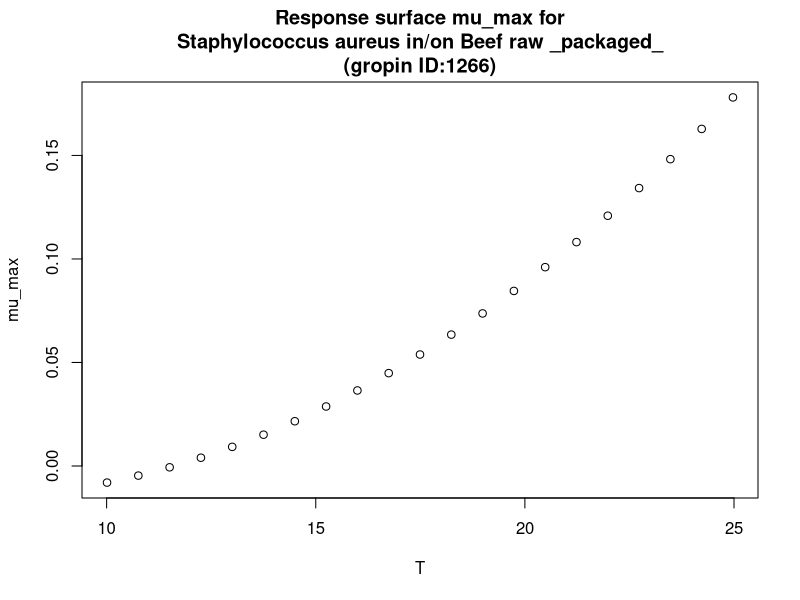

Recreate this plot in R.
#############################
# start of Parameter script
#############################
T <- seq(10.01,24.975024975025,length.out=21)
#############################
# end of Parameter script
#############################
############################# 
# start of Model script Gropin ID 1266 
#############################
 
# constant coefficients for this model
 
variables <- data.frame(T)
argumentsPar <- expand.grid(variables)
 
# heart of the model
response_surface <- function(T) {
   mumax <-0.006696-0.007041*T+0.0005566*T^2

return(mumax=mumax)
} 

# output parameters
mumax <- cbind(argumentsPar,response_surface(argumentsPar['T']))
colnames(mumax) <- c(colnames(argumentsPar),'mumax')
#############################
# End of Model script
#############################
############################# 
# start of Visualisation script Gropin ID 1266 
#############################
plot(T,mumax$mumax,
                          xlab='T',
                          ylab='mu_max',main='Response surface mu_max for
Staphylococcus aureus in/on Beef raw _packaged_
(gropin ID:1266)')
#############################
# End of Visualisation script
#############################
